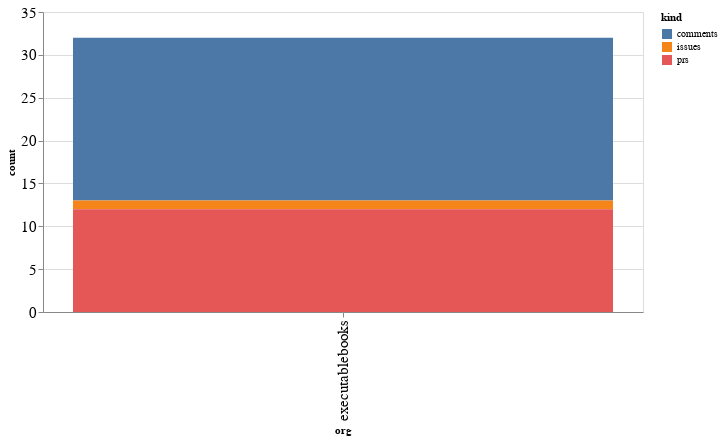

Notebook source saved alongside this figure:
### Code cell
alt.Chart(org_summaries, width=600).mark_bar().encode(
    x='org',
    y='count',
    color='kind',
    tooltip="org"
)

### Figure 1 — Vega-Lite specification as saved in the notebook (floating-point values rounded to 4 significant figures)
{"config": {"axisLeft": {"labelFontSize": 15}, "axisBottom": {"labelFontSize": 15}}, "data": {"name": "data-84306ec34f36d7d241dabbbfbf68ee56"}, "mark": "bar", "encoding": {"color": {"type": "nominal", "field": "kind"}, "tooltip": {"type": "nominal", "field": "org"}, "x": {"type": "nominal", "field": "org"}, "y": {"type": "quantitative", "field": "count"}}, "width": 600, "$schema": "https://vega.github.io/schema/vega-lite/v4.8.1.json", "datasets": {"data-84306ec34f36d7d241dabbbfbf68ee56": [{"org": "executablebooks", "kind": "comments", "count": 19}, {"org": "executablebooks", "kind": "issues", "count": 1}, {"org": "executablebooks", "kind": "prs", "count": 12}]}}
